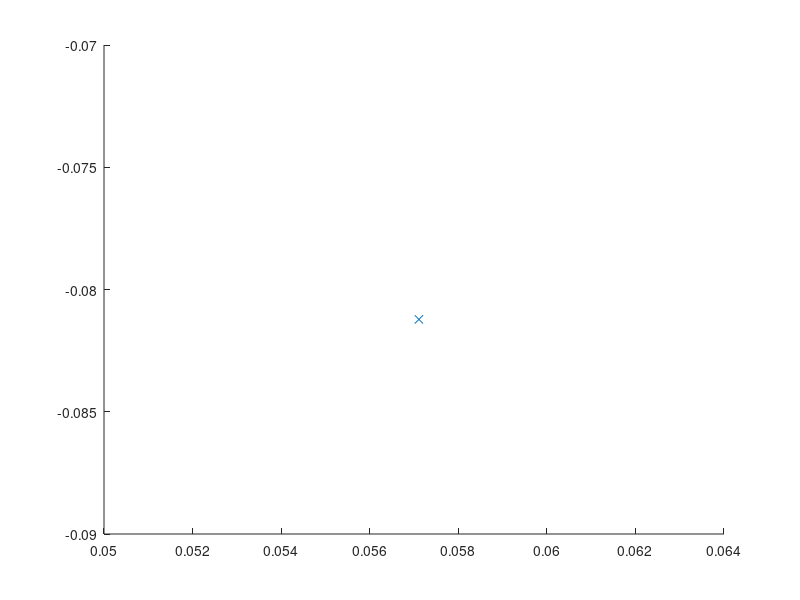

Reproduce this figure in MATLAB. (Note: this script raises an error after producing the figure.)
%% coordinates taken from \..\soft_hand.json
close all;
clear
fig = figure();
coords = [0.05711111111,-0.08122222222
    0.02311111111,-0.04722222222
    -0.001888888889,-0.08122222222
    -0.001888888889,-0.04722222222
    -0.05188888889,-0.01322222222
    -0.05188888889,0.02077777778
    -0.05188888889,0.05477777778
    -0.02688888889,-0.01322222222
    -0.02688888889,0.02077777778
    -0.02688888889,0.05477777778
    -0.001888888889,-0.01322222222
    -0.001888888889,0.02077777778
    -0.001888888889,0.05477777778
    0.02311111111,-0.01322222222
    0.02311111111,0.02077777778
    0.02311111111,0.05477777778
    0.04811111111,-0.01322222222
    0.04811111111,0.02077777778
    -0.001888888889,-0.04722222222
    ];
nums = 0:18;
hold on
for k = 1:length(coords)
    plot(coords(k,1), coords(k,2), 'x')
    text(coords(k,1), coords(k,2), string(nums(k)))
end
disp('done')
% text(-0.052, -0.013, '4')
% hold on
% text(-0.052, 0.021, '5')
% text(-0.052, 0.055, '6')
% text(